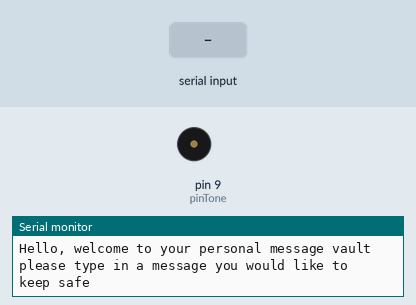
This sketch was run on a simulated Arduino Uno, built with avr-gcc and run on an emulated ATmega328P. On the bench: buzzer (waves = sounding), the last lines printed to the serial monitor. The test bench sets the inputs (shaded band).

Above: at 0.8 s.
0.9 s: "0" received over Serial
3.4 s: "1" received over Serial
At 3.5 s:
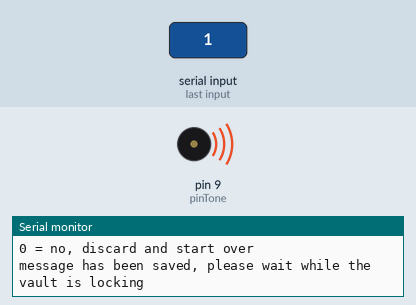
Timing chart, 0 to 6.8 s (numbered marks = the images above; inputs shaded):
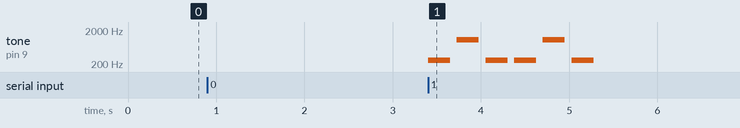

The sketch:

Main_Program.ino
```cpp
#include "pitches.h"
String secretMessage;
int choice = 48;


int pinTone = 9;

int melody[] = {
  NOTE_C4, NOTE_C6, NOTE_C4
};

// 2 = half notes, 4 = quarter note, 8 = eighth note, 16 = sixteenth note
int noteValue[] = {
  4, 4, 4
};


void setup() {
  Serial.begin(9600);
  Serial.println("Hello, welcome to your personal message vault");

  while(choice == 48)
  {
    Serial.println("please type in a message you would like to keep safe");

    while(!Serial.available())
    {

    }

    secretMessage = Serial.readString();
    Serial.print("the message you have entered in is: ");
    Serial.println(secretMessage);

    Serial.println("If you would like to keep this message");
    Serial.println("1 = yes, keep the message");
    Serial.println("0 = no, discard and start over");

    while(!Serial.available())
    {

    }

    choice = Serial.read();
  }

  if ( choice == 49 )
  {
    Serial.println("message has been saved, please wait while the vault is locking");
    for ( int i = 0 ; i < 2 ; i ++ )
    {
      // iterates through the notes within the melody
      for (int currentNote = 0; currentNote < 3 ; currentNote++)
      {

      // note duration = take one second / note value
      int noteDuration = 1000 / noteValue[currentNote];

      // tone() function generates a square wave frequency on a pin
      // Arduino UNO accepts frequency between 31 - 65535 (Hz)
      // Note frequency corresponds with pitches.h header file
      // tone(pin, frequency, duration)
      tone(pinTone, melody[currentNote], noteDuration);

      // need to set time delay between notes in order to tell them apart
      int pauseBetweenNotes = noteDuration * 1.30;
      delay(pauseBetweenNotes);

      // stops square wave generation from tone() function
      // stopes tone generation from pin 9
      noTone(pinTone);
      }
    }

    Serial.println("your message is secured");
  }


}


void loop()
{

}
```

pitches.h
```cpp
//From Arduino Website: Brett Hagman
//Help from http://www.arduino.cc/en/Tutorial/Tone

#define NOTE_B0  31
#define NOTE_C1  33
#define NOTE_CS1 35
#define NOTE_D1  37
#define NOTE_DS1 39
#define NOTE_E1  41
#define NOTE_F1  44
#define NOTE_FS1 46
#define NOTE_G1  49
#define NOTE_GS1 52
#define NOTE_A1  55
#define NOTE_AS1 58
#define NOTE_B1  62
#define NOTE_C2  65
#define NOTE_CS2 69
#define NOTE_D2  73
#define NOTE_DS2 78
#define NOTE_E2  82
#define NOTE_F2  87
#define NOTE_FS2 93
#define NOTE_G2  98
#define NOTE_GS2 104
#define NOTE_A2  110
#define NOTE_AS2 117
#define NOTE_B2  123
#define NOTE_C3  131
#define NOTE_CS3 139
#define NOTE_D3  147
#define NOTE_DS3 156
#define NOTE_E3  165
#define NOTE_F3  175
#define NOTE_FS3 185
#define NOTE_G3  196
#define NOTE_GS3 208
#define NOTE_A3  220
#define NOTE_AS3 233
#define NOTE_B3  247
#define NOTE_C4  262
#define NOTE_CS4 277
#define NOTE_D4  294
#define NOTE_DS4 311
#define NOTE_E4  330
#define NOTE_F4  349
#define NOTE_FS4 370
#define NOTE_G4  392
#define NOTE_GS4 415
#define NOTE_A4  440
#define NOTE_AS4 466
#define NOTE_B4  494
#define NOTE_C5  523
#define NOTE_CS5 554
#define NOTE_D5  587
#define NOTE_DS5 622
#define NOTE_E5  659
#define NOTE_F5  698
#define NOTE_FS5 740
#define NOTE_G5  784
#define NOTE_GS5 831
#define NOTE_A5  880
#define NOTE_AS5 932
#define NOTE_B5  988
#define NOTE_C6  1047
#define NOTE_CS6 1109
#define NOTE_D6  1175
#define NOTE_DS6 1245
#define NOTE_E6  1319
#define NOTE_F6  1397
#define NOTE_FS6 1480
#define NOTE_G6  1568
#define NOTE_GS6 1661
#define NOTE_A6  1760
#define NOTE_AS6 1865
#define NOTE_B6  1976
#define NOTE_C7  2093
#define NOTE_CS7 2217
#define NOTE_D7  2349
#define NOTE_DS7 2489
#define NOTE_E7  2637
#define NOTE_F7  2794
#define NOTE_FS7 2960
#define NOTE_G7  3136
#define NOTE_GS7 3322
#define NOTE_A7  3520
#define NOTE_AS7 3729
#define NOTE_B7  3951
#define NOTE_C8  4186
#define NOTE_CS8 4435
#define NOTE_D8  4699
#define NOTE_DS8 4978
```

Measured:
- after the input at 3.4 s, tone on pin 9 (pinTone): plays 262 Hz for 0.25 s, 1047 Hz for 0.25 s, 262 Hz for 0.25 s, 262 Hz for 0.25 s, 1047 Hz for 0.25 s, 262 Hz for 0.25 s, starting at once
